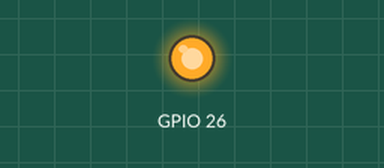
The program below on a simulated Raspberry Pi (BCM pin numbers). On the bench: output pins drawn as LEDs (lit = HIGH).

Above: at 0.1 s.
Timing chart, 0 to 1.6 s (numbered marks = the images above):
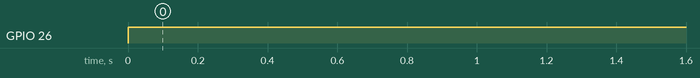

Measured:
- by itself, GPIO 26: LOW → HIGH at 0.00 s

The program:

LED.py
```python
import RPi.GPIO as GPIO
from time import sleep
try:
    while True:
        GPIO.setmode(GPIO.BCM)
        GPIO.setup(26,GPIO.OUT)
        GPIO.output(26,1)
except KeyboardInterrupt:
    GPIO.cleanup()
```
